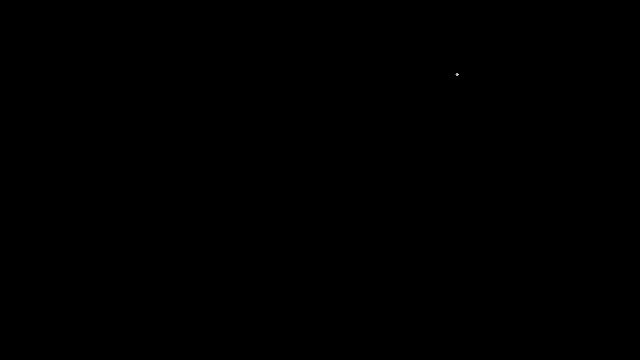
Frame 1 (no input)
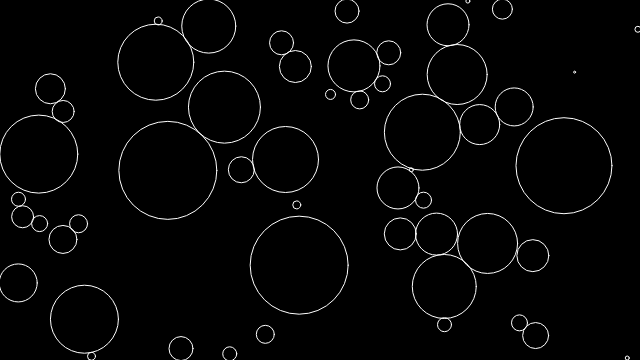
Frame 60 (no input)
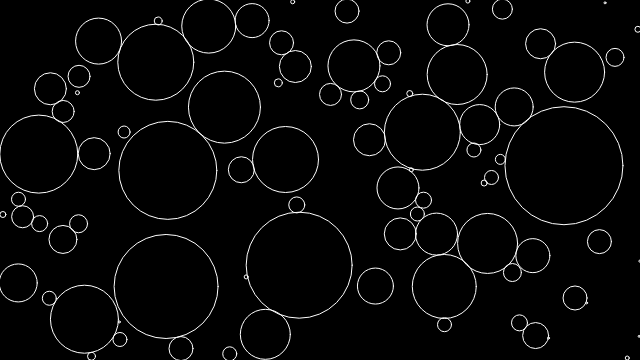
Frame 120 (the mouse pressed at the canvas centre since frame 60)

The p5.js sketch that drew these frames (run headless with seeded random() and noise() and a simulated clock; from frame 60 on, the mouse is pressed at the canvas centre):

// p5.js sketch
// ── sketch.js
let circleList = [];

function createCircle() {
  let centerX = random(width);
  let centerY = random(height);
  let validCircle = true;

  for (circle of circleList) {
    let distBtwnCircles = dist(centerX, centerY, circle.x, circle.y);
    if (distBtwnCircles < circle.r) {
      validCircle = false;
      break;
    }
  }

  // if the circle is not in another previously created circle, make it
  if (validCircle) circleList.push(new Circle(centerX, centerY));
}

function setup() {
  createCanvas(640, 360);
}

function draw() {
  background(0);
  createCircle();
  for (circle of circleList) {
    // if circle touches window edge, stop growing
    if (circle.edges()) {
      circle.growing = false;
    } else {
      // if circle overlaps with another, stop growing
      for (otherCircle of circleList) {
        if (circle != otherCircle) {
          let distBtwnCircles = dist(
            circle.x,
            circle.y,
            otherCircle.x,
            otherCircle.y
          );
          if (distBtwnCircles < circle.r + otherCircle.r) {
            circle.growing = false;
            break;
          }
        }
      }
    }
    circle.show();
    circle.grow();
  }
}

// ── circle.js
/* Circle Class */

class Circle {
  constructor(x, y) {
    this.x = x;
    this.y = y;
    this.r = 1;
    this.growing = true;
  }

  // display circle function
  show() {
    stroke(255);
    strokeWeight(1);
    noFill();
    ellipse(this.x, this.y, this.r * 2);
  }

  // grow circle function
  grow() {
    if (this.growing) this.r += 1;
  }

  // check if circle has touched edge of window
  edges() {
    return (
      this.x + this.r > width ||
      this.x - this.r < 0 ||
      this.y + this.r > height ||
      this.y - this.r < 0
    );
  }
}
